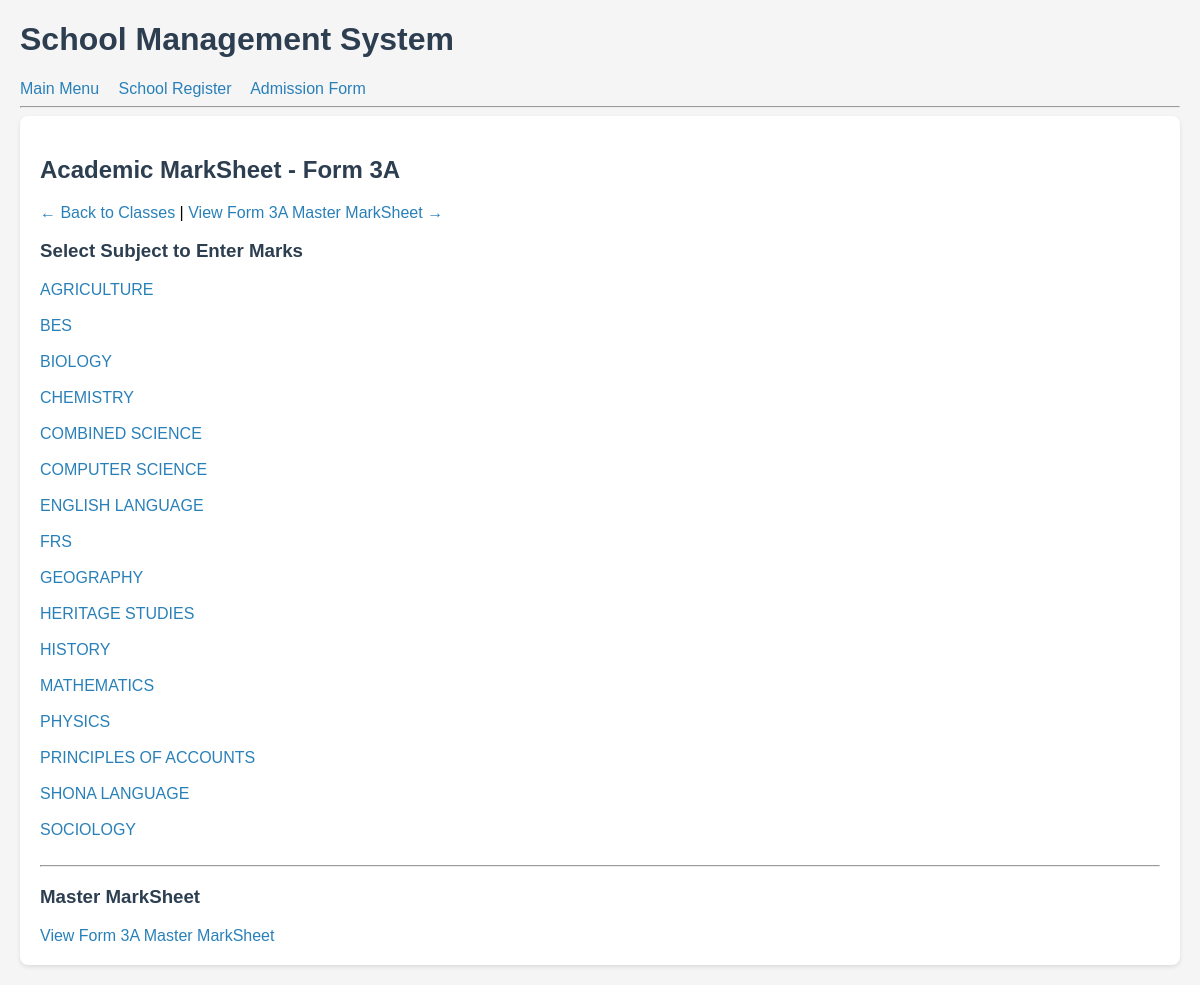
The page /reports/Form 3A/ (signed in) on the database its author committed.
### kids/models.py (models this page shows, shortened)
class Subject(models.Model):
    name = models.CharField(max_length=50)  # "Mathematics", "English"
    grade = models.CharField(max_length=20)  # "Grade 1"
    order = models.IntegerField(default=0)  # <-- YOU MISSED THIS, ADD IT
    teacher = models.ForeignKey('Teacher', on_delete=models.SET_NULL, null=True, blank=True)
    term = models.ForeignKey('Term', on_delete=models.CASCADE, null=True, blank=True)
    expected_students = models.IntegerField(default=0,
                                            help_text="How many students do this subject? 0 = auto count whole class")
    class Meta:
        unique_together = ('name', 'grade', 'term')
        ordering = ['order']  # now this will work because order exists

### kids/views.py (the view)
# urls.py: path('reports/<str:grade>/', views.grade_subjects, name='grade_subjects'),
@login_required
def grade_subjects(request, grade):
    subjects = Subject.objects.filter(grade=grade).order_by('name')
    return render(request, 'kids/select_subject.html', {
        'grade': grade,
        'subjects': subjects
    })

### kids/templates/kids/select_subject.html (shortened to what this page needs)
{% extends 'kids/base.html' %}
{% block content %}
{% load static %}
<link rel="stylesheet" href="{% static 'css/style.css' %}">
<div class="container">
<h2>Academic MarkSheet - {{ grade }}</h2>
<a href="{% url 'report_cards' %}">← Back to Classes</a> | <a href="{% url 'master_marksheet' grade %}" class="btn">View {{ grade }} Master MarkSheet →</a>
<h3>Select Subject to Enter Marks</h3>
{% for subject in subjects %}
    <a href="{% url 'marksheet' grade subject.id %}" class="btn">{{ subject.name }}</a><br><br>
{% empty %}
    <p>No subjects found for {{ grade }}. <a href="/admin/kids/subject/add/">Add subjects in admin</a></p>
{% endfor %}
<hr>
<h3>Master MarkSheet</h3>
<a href="{% url 'master_marksheet' grade %}" class="btn">View {{ grade }} Master MarkSheet</a>
{% endblock %}

### static/css/style.css (style rules this page uses)
body { font-family: Arial, sans-serif; margin: 20px; background: #f5f5f5; }
h1, h2, h3 { color: #2c3e50; }
a { color: #2980b9; text-decoration: none; }
.container { background: white; padding: 20px; border-radius: 8px; box-shadow: 0 2px 4px rgba(0,0,0,0.1); }

### kids/templates/kids/base.html (style rules this page uses)
body { font-family: Arial; margin: 20px; }

### rows shown on the page
Subject: name "AGRICULTURE"
Subject: name "BES"
Subject: name "BIOLOGY"
Subject: name "CHEMISTRY"
Subject: name "COMBINED SCIENCE"
Subject: name "COMPUTER SCIENCE"
Subject: name "ENGLISH LANGUAGE"
Subject: name "FRS"
Subject: name "GEOGRAPHY"
Subject: name "HERITAGE STUDIES"
Subject: name "HISTORY"
Subject: name "MATHEMATICS"
Subject: name "PHYSICS"
Subject: name "PRINCIPLES OF ACCOUNTS"
Subject: name "SHONA LANGUAGE"
Subject: name "SOCIOLOGY"

### other values the page prints
{{ grade }} "Form 3A"
